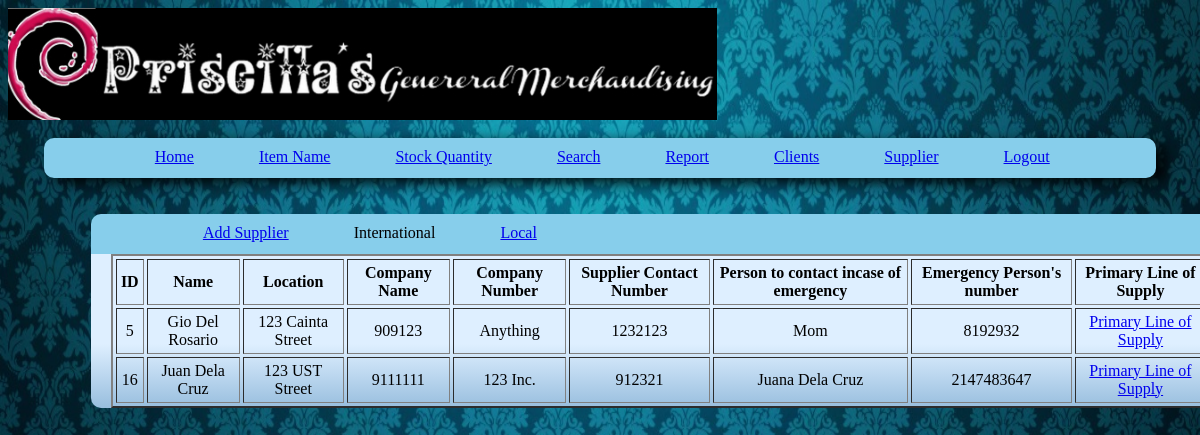
Screenshot of /supplier.php (signed in) with the database file from the repository.
### tables this page shows
CREATE TABLE IF NOT EXISTS `supplier` (
  `id` int(11) NOT NULL AUTO_INCREMENT,
  `name` varchar(150) NOT NULL,
  `address` text NOT NULL,
  `contact` int(11) NOT NULL,
  `company_name` varchar(70) NOT NULL,
  `person_contact` int(11) NOT NULL,
  `person_contact2` varchar(75) NOT NULL,
  `another_num` int(11) NOT NULL,
  `inter` varchar(25) NOT NULL,
  `supplier_id` int(11) NOT NULL,
  PRIMARY KEY (`id`)
);

### supplier.php (the view, shortened to what this page needs)
<html>
<head>
	<link rel="stylesheet" href="style-admin.css" />
</head>
<body>
	<img src="images/header.jpg"/><br/><Br/>
		<div class="header">
			<div class="tab1">
				<div class="tab2"><a href="admin.php">Home</a></div>
				<div class="tab2"><a href="itemname.php">Item Name</a></div>
				<div class="tab2"><a href="stockquantity.php">Stock Quantity</a></div>
				<div class="tab2"><a href="search.php">Search</a></div>
				<div class="tab2"><a href="report.php">Report</a></div>
				<div class="tab2"><a href="clients.php">Clients</a></div>
				<div class="tab2"><a href="supplier.php">Supplier</a></div>
				<div class="tab2"><a href="logout.php">Logout</a></div>
			</div>
		</div>
		<div id="container">
			<div id="upper-tab">
				<div id="crud-item">
					<div class="tab-cont"><a href="addsupplier.php">Add Supplier</a></div>
					<div class="tab-cont"><?php if(!empty($_GET['category'])){
						Print '<a href="supplier.php">International</a>';}
						else{ Print '<span>International</span>';}
						?>
					</div>
					<div class="tab-cont">
						<?php if(!empty($_GET['category'])){
							Print '<span>Local</span>'; }
							else{ Print '<a href="supplier.php?category=local">Local</a>';}
						?></div>
				</div>
			</div>
			<div id="item-names">
				<table BORDER="2"    WIDTH="100%"   CELLPADDING="4" CELLSPACING="3">
				<TR>
					<TH>ID</TH>
					<TH>Name</TH>
					<TH>Location</TH>
					<TH>Company Name</TH>
					<TH>Company Number</TH>
					<TH>Supplier Contact Number</TH>
					<TH>Person to contact incase of emergency</TH>
					<TH>Emergency Person's number</TH>
					<TH>Primary Line of Supply</TH>
				</TR>
				<?php
					if(isset($_GET['category'])){
						$inter = $_GET['category'];
						$query = mysql_query("Select * from supplier where inter='$inter'");
					}
					else
					{
						$query = mysql_query("Select * from supplier where inter='international'");
					}
					while($row = mysql_fetch_assoc($query)){
						Print "<TR>";
							Print '<TD ALIGN="Center">'.$row['id']."</TD>";
							Print '<TD ALIGN="Center">'.$row['name']."</TD>";
							Print '<TD ALIGN="Center">'.$row['address']."</TD>";
							Print '<TD ALIGN="Center">'.$row['contact']."</TD>";
							Print '<TD ALIGN="Center">'.$row['company_name']."</TD>";
							Print '<TD ALIGN="Center">'.$row['person_contact']."</TD>";
							Print '<TD ALIGN="Center">'.$row['person_contact2']."</TD>";
							Print '<TD ALIGN="Center">'.$row['another_num']."</TD>";
							Print '<TD ALIGN="Center"><a href="plos.php?token=sdcfw0sd98f7sd098f7crs09d8f70d9g8v7f98j7bgh987b0gh98k7n0gh987f0d986wq976349320ksytsdcfw0sd98f7sd098f7crs09d8f70d9g8v7f98j7bgh987b0gh98k7n0gh987f0d986wq976349320ksyt&id='.$row['name'].'">Primary Line of Supply</a></TD>';
						Print "</TR>";
					}
				?>
				</table>
			</div>
		</div>
</body>
</html>

### style-admin.css (style rules this page uses)
body { background-image: url('images/background.jpg'); background-color: white; background-repeat: no-repeat; background-size: 100% 100%; }
.header { background-color: skyblue; border-radius: 10px 10px 10px 10px; box-shadow: 10px 5px 15px; height: 40px; margin-left: 3%; margin-right: 3%; }
.tab1 { float: left; margin-left: 10%; margin-top: 10px; display: block; }
.tab2 { float: left; margin-right: 65px; font-family: Verdana Rounded MT Bold; }
#container { background: rgb(222,239,255); background: -moz-linear-gradient(top, rgba(222,239,255,1) 67%, rgba(152,190,222,1) 100%); background: -webkit-gradient(linear, left top, left bottom, color-stop(67%,rgba(222,239,255,1)), color-stop(100%,rgba(152,190,222,1))); background: -webkit-linear-gradient(top, rgba(222,239,255,1) 67%,rgba(152,190,222,1) 100%); background: -o-linear-gradient(top, rgba(222,239,255,1) 67%,rgba(152,190,222,1) 100%); background: -ms-linear-gradient(top, rgba(222,239,255,1) 67%,rgba(152,190,222,1) 100%); background: linear-gradient(to bottom, rgba(222,239,255,1) 67%,rgba(152,190,222,1) 100%); filter: progid:DXImageTransform.Microsoft.gradient( startColorstr='#deefff', endColorstr='#98bede',GradientType=0 ); height: auto; width: 1120px; margin-top: 3%; margin-left: 7%; margin-right: 5%; border-radius: 15px 15px 10px 10px; float: left; font-family: Tahoma; }
#item-names { margin-left: 20px; }
#upper-tab { background-color: skyblue; height: 40px; width: 1120px; border-radius: 10px 10px 0 0; }
#crud-item { float: left; margin-left: 10%; margin-top: 10px; display: block; }
.tab-cont { float: left; margin-right: 65px; font-family: Verdana Rounded MT Bold; }

### rows the page displays
supplier: id "5", name "Gio Del Rosario", address "123 Cainta Street", contact "909123", company_name "Anything", person_contact "1232123", person_contact2 "Mom", another_num "8192932"
supplier: id "16", name "Juan Dela Cruz", address "123 UST Street", contact "9111111", company_name "123 Inc.", person_contact "912321", person_contact2 "Juana Dela Cruz", another_num "2147483647"
